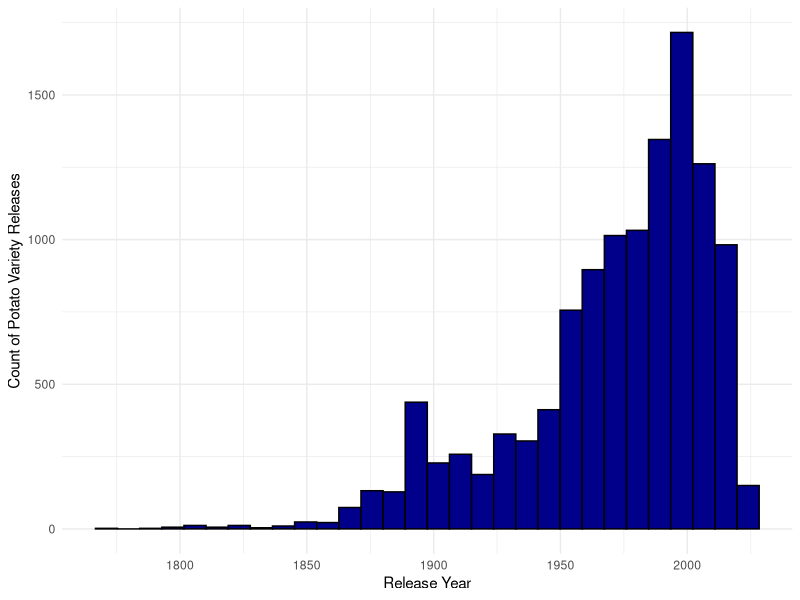

R code for this plot:
## ---- chunk 1
#| fig.cap: "A count of released cultivars since 1750 where the release year was known @VanBerloo2007"
#| label: "fig-varieties"
#| warning: false
#| echo: false
library(data.table)
library(ggplot2)
dat <- fread("./tbl.tsv")[, .(name, year)]
dat[, year := as.numeric(gsub("<|>", "", year))]
dit <- dat[!is.na(year)]
ggplot(dit, aes(x = year)) + geom_histogram(color = "black", fill = "darkblue") +
  xlab("Release Year") + theme_minimal() + ylab("Count of Potato Variety Releases")
